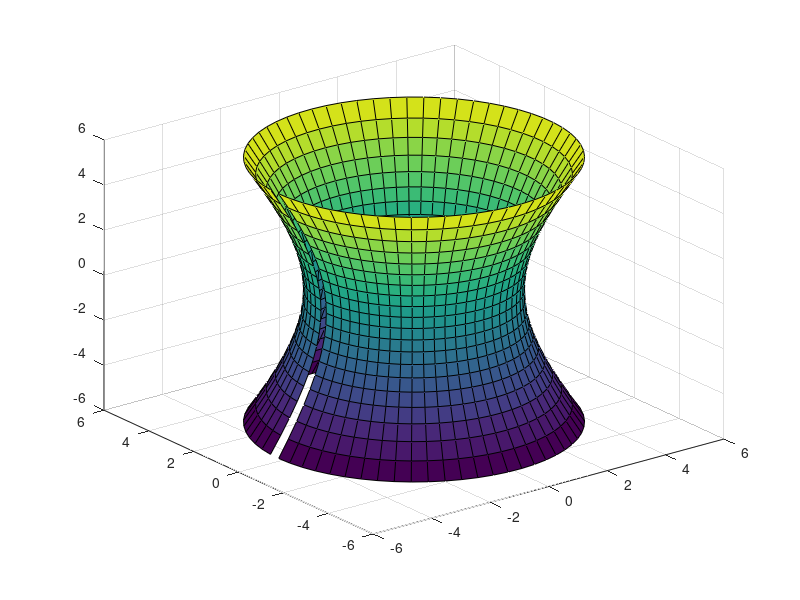

This chart was generated by the following MATLAB code: (Note: this script raises an error after producing the figure.)
[x,y] = meshgrid(-5:0.01:5,-5:0.01:5);
a = 12; b = 34; c = 56; d = 78;
z = -(a*x + b*y + d)/c;
surf(x,y,z)
  
%%
[x,y] = meshgrid(-5:0.01:5,-5:0.01:5);
a = 19;
z = a.*sin(sqrt(x.^2 + y.^2))./sqrt(x.^2 + y.^2);
plot3(x,y,z)
  
%%
[x,y] = meshgrid(-5:0.01:5,-5:0.01:5);
z = -x.*sin(x) - y.*cos(y);
mesh(x,y,z)
  
%%
[x,y] = meshgrid(-5:0.01:5,-5:0.01:5);
z = a.*x.*exp(-x.^2 - y.^2);
surf(x,y,z)
  
%%
[u,v] = meshgrid(0:0.5:10,0:pi/12:2*pi);
a = 33; b = 55;
x = (a + b.*cos(v)).*cos(u);
y = (a + b.*cos(v)).*sin(u);
z = b.*sin(v);
surfc(x,y,z)
  
%%
[u,v] = meshgrid(0:pi/12:2*pi,-pi/2:pi/12:pi/2);
a = 12; b = 6;
x = a.*cos(u).*cos(v);
y = a.*sin(u).*cos(v);
z = b.*sin(v);

%%
a = -3; c = 5;
[alpha,beta] = meshgrid(-1:0.1:1,0:0.1:2*pi);
x = a*cosh(alpha).*cos(beta);
y = a*cosh(alpha).*sin(beta);
z = c*sinh(alpha);
surf(x,y,z)

%%
p = 7;
[r,beta] = meshgrid(0:1:10,0:0.1:2*pi);
x = r.*cos(v);
y = r.*sin(v);
z = r.^2./(2*p);
surf(x,y,z)

mesh(x,y,z)
  
%%
[x,y] = meshgrid(-1:0.01:1,-1:0.01:1);
a = pi;
r = sqrt(x.^2 + y.^2);
z = ((2.*besselj(1,a.*r)./r)).^2;
mesh(x,y,z)

%% UPDATED
t = 0:0.01:6*pi; t0 = 7*pi/2;
x = sin(t);
y = 2*cos(t);
x0 = sin(t0);
y0 = 2*cos(t0);
plot3(x,y,t)
hold on
grid on
xlabel('x'); ylabel('y'); zlabel('z');
plot3(x0,y0,t0,'*')
line([-1,x0],[-2,y0],[0,t0])
hold off

%%
z = 20-x.^2-y.^2;
Lx = linspace(-pi,pi,40);
Ly = linspace(-pi,pi,50);
[x,y] = meshgrid(Lx,Ly);
surfc(x,y,z);
xlabel('x'); ylabel('y'); zlabel('z');
hold on

x0 = 0; x1 = 2*x0;
y0 = -1; y1 = 2*y0;
z0 = 20-x0.^2-y0.^2; z1 = 1;
plot3([x0,x1],[y0,y1],[z0,z1])

R = 0.1; fi = 0:0.01:6*pi;
r = R*fi;
x2 = r.*cos(fi);
y2 = r.*sin(fi);
z2 = 20-x2.^2-y2.^2;
z3 = zeros(length(z2));
plot3(x2,y2,z2,"Color",'black')
plot3(x2,y2,z3,"Color",'black')
hold off
